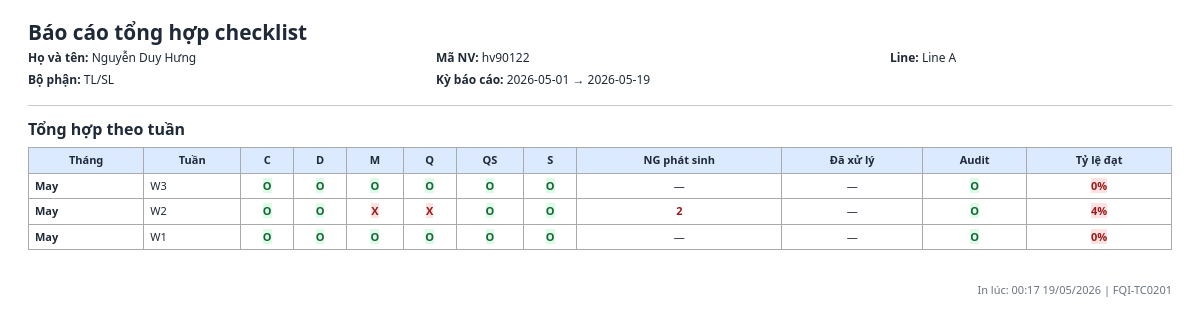
Page /profile/print (signed in) on the committed database.
### models.py (models this page shows, shortened)
class User(db.Model):
    __tablename__ = "users"
    __table_args__ = (
        CheckConstraint(
            "role IN ('admin', 'manager', 'leader', 'staff')",
            name="ck_users_role",
        ),
        CheckConstraint(
            "gender IS NULL OR gender IN ('male', 'female', 'other')",
            name="ck_users_gender",
        ),
    )
    id = db.Column(db.Integer, primary_key=True)
    username = db.Column(db.String(50), unique=True, nullable=False, index=True)
    password_hash = db.Column(db.String(255), nullable=False)
    full_name = db.Column(db.String(120), nullable=False)
    employee_code = db.Column(db.String(30), unique=True, nullable=False, index=True)
    outlook_email = db.Column(db.String(255), nullable=True)
    gender = db.Column(db.String(20), nullable=True)
    department = db.Column(db.String(120), nullable=False)
    line_name = db.Column(db.String(120), nullable=False)
    role = db.Column(db.String(20), nullable=False, default=ROLE_STAFF)
    manager_id = db.Column(db.Integer, db.ForeignKey("users.id"), nullable=True, index=True)
    leader_id = db.Column(db.Integer, db.ForeignKey("users.id"), nullable=True, index=True)
    is_active = db.Column(db.Boolean, nullable=False, default=True)
    created_at = db.Column(db.DateTime, nullable=False, default=datetime.utcnow)
    manager = db.relationship(
        "User",
        remote_side=[id],
        foreign_keys=[manager_id],
        backref="managed_users",
    )
    leader = db.relationship(
        "User",
        remote_side=[id],
        foreign_keys=[leader_id],
        backref="led_users",
    )
    daily_sheets = db.relationship("DailyCheckSheet", back_populates="user")
    daily_results = db.relationship("DailyCheckResult", back_populates="user")
    abnormal_reports = db.relationship("AbnormalReport", back_populates="user")
    owned_confirmations = db.relationship(
        "DailyConfirmation",
        foreign_keys="DailyConfirmation.user_id",
        back_populates="user",
    )
    signed_confirmations = db.relationship(
        "DailyConfirmation",
        foreign_keys="DailyConfirmation.confirmed_by",
        back_populates="signer",
    )
    user_lines = db.relationship(
        "UserLine",
        back_populates="user",
        cascade="all, delete-orphan",
    )
    notifications = db.relationship(
        "Notification",
        back_populates="user",
        cascade="all, delete-orphan",
    )

### routes/auth_routes.py (the view)
@auth_bp.route("/profile/print")
@login_required
def print_profile_report():
    from datetime import date, timedelta
    from models import (
        DailyCheckSheet, ChecklistItem,
        RESULT_OK, RESULT_NG, RESULT_ABNORMAL, db,
        AbnormalReport, ABNORMAL_STATUS_CANCELLED,
    )
    user = get_current_user()
    today = date.today()
    try:
        from datetime import datetime as _dt
        raw_start = request.args.get("date_from", "")
        date_from = _dt.strptime(raw_start, "%Y-%m-%d").date() if raw_start else today.replace(day=1)
    except ValueError:
        date_from = today.replace(day=1)
    try:
        from datetime import datetime as _dt
        raw_end = request.args.get("date_to", "")
        date_to = _dt.strptime(raw_end, "%Y-%m-%d").date() if raw_end else today
    except ValueError:
        date_to = today
    if date_from > date_to:
        date_from, date_to = date_to, date_from
    view = request.args.get("view", "report")
    all_category_types = (
        db.session.query(ChecklistItem.category_type)
        .filter(ChecklistItem.is_active.is_(True))
        .distinct()
        .order_by(ChecklistItem.category_type.asc())
        .all()
    )
    all_category_types = [row[0] for row in all_category_types if row[0]]
    sheets = (
        DailyCheckSheet.query.filter(
            DailyCheckSheet.user_id == user.id,
            DailyCheckSheet.check_date >= date_from,
            DailyCheckSheet.check_date <= date_to,
        )
        .order_by(DailyCheckSheet.check_date.desc())
        .all()
    )
    sheet_by_date = {s.check_date: s for s in sheets}
    report_rows = []
    curr = date_to
    while curr >= date_from:
        s = sheet_by_date.get(curr)
        row = {"date": curr, "sheet": s, "by_category": {}, "total_ok": 0, "total_ng": 0, "total_abn": 0, "total_empty": 0, "ng_count": 0, "fixed_count": 0, "rate": None}
        if s:
            total = len(s.results)
            ok = ng = abn = empty = 0
            cat_results = {}
            for r in s.results:
                cat = r.checklist_item.category_type if r.checklist_item else None
                if cat not in cat_results:
                    cat_results[cat] = []
                cat_results[cat].append(r.result)
                if r.result == RESULT_OK: ok += 1
                elif r.result == RESULT_NG: ng += 1
                elif r.result == RESULT_ABNORMAL: abn += 1
                else: empty += 1
            row.update({"total_ok": ok, "total_ng": ng, "total_abn": abn, "total_empty": empty})
            for cat, rl in cat_results.items():
                if any(r == RESULT_NG for r in rl): row["by_category"][cat] = "x"
                elif any(r == RESULT_ABNORMAL for r in rl): row["by_category"][cat] = "△"
                elif all(r == RESULT_OK for r in rl): row["by_category"][cat] = "o"
                else: row["by_category"][cat] = "-"
            ng_reports = [rpt for rpt in s.abnormal_reports if rpt.status != ABNORMAL_STATUS_CANCELLED]
            row["ng_count"] = len(ng_reports)
            row["fixed_count"] = sum(1 for rpt in ng_reports if rpt.status in {"fixed", "confirmed"})
            if total > 0:
                row["rate"] = round((ok / total) * 100)
        report_rows.append(row)
        curr -= timedelta(days=1)
    weekly_summary = {}
    MONTH_ABBR = {1:"Jan",2:"Feb",3:"Mar",4:"Apr",5:"May",6:"Jun",7:"Jul",8:"Aug",9:"Sep",10:"Oct",11:"Nov",12:"Dec"}
    for row in report_rows:
        if not row["sheet"]: continue
        week_start = row["date"] - timedelta(days=row["date"].weekday())
        week_key = week_start.isoformat()
        if week_key not in weekly_summary:
            week_num = (week_start.day - 1) // 7 + 1
            weekly_summary[week_key] = {
                "week_start": week_start,
                "week_label": f"W{week_num}",
                "month": week_start.month,
                "month_label": MONTH_ABBR.get(week_start.month, str(week_start.month)),
                "by_category": {},
                "ng_count": 0, "fixed_count": 0, "total_ok": 0, "total_all": 0,
            }
        wk = weekly_summary[week_key]
        wk["ng_count"] += row["ng_count"]
        wk["fixed_count"] += row["fixed_count"]
        wk["total_ok"] += row["total_ok"]
        wk["total_all"] += row["total_ok"] + row["total_ng"] + row["total_abn"] + row["total_empty"]
        for cat, val in row["by_category"].items():
            prev = wk["by_category"].get(cat, "o")
            if val == "x" or prev == "x": wk["by_category"][cat] = "x"
            elif val == "△" or prev == "△": wk["by_category"][cat] = "△"
            elif val == "o": wk["by_category"][cat] = "o"
            else: wk["by_category"][cat] = prev
    weekly_rows = sorted(weekly_summary.values(), key=lambda x: x["week_start"], reverse=True)
    for wk in weekly_rows:
        wk["rate"] = round((wk["total_ok"] / wk["total_all"]) * 100) if wk["total_all"] > 0 else None
    return render_template(
        "print_profile_report.html",
        user=user,
        date_from=date_from.isoformat(),
        date_to=date_to.isoformat(),
        view=view,
        report_rows=report_rows,
        weekly_rows=weekly_rows,
        all_category_types=all_category_types,
    )

### routes/auth_routes.py (called while the page is built)
def get_current_user() -> User | None:
    if hasattr(g, "current_user"):
        return g.current_user
    user_id = session.get("user_id")
    g.current_user = User.query.get(user_id) if user_id else None
    return g.current_user

def login_required(view):
    @wraps(view)
    def wrapped_view(*args, **kwargs):
        if not get_current_user():
            flash("Vui lòng đăng nhập để tiếp tục.", "warning")
            return redirect(url_for("auth.login"))
        return view(*args, **kwargs)
    return wrapped_view

@auth_bp.before_app_request
def load_logged_in_user() -> None:
    g.current_user = get_current_user()

### templates/print_profile_report.html (shortened to what this page needs)
<!doctype html>
<html lang="vi">
<head>
  <link rel="stylesheet" href="{{ url_for('static', filename='vendor/bootstrap/css/bootstrap.min.css') }}">
  <link rel="stylesheet" href="{{ url_for('static', filename='css/style.css') }}">
</head>
<body>
<div class="container-fluid" style="padding: 20px 28px;">
  <div class="print-header">
    <h1>Báo cáo tổng hợp checklist</h1>
    <div class="print-meta">
      <span><strong>Họ và tên:</strong> {{ user.full_name }}</span>
      <span><strong>Mã NV:</strong> {{ user.employee_code }}</span>
      <span><strong>Line:</strong> {{ user.line_name }}</span>
      <span><strong>Bộ phận:</strong> {{ user.department }}</span>
      <span><strong>Kỳ báo cáo:</strong> {{ date_from }} → {{ date_to }}</span>
    </div>
  </div>
  <hr style="margin: 10px 0 14px;">
  {% if view == 'daily' %}
  <h2 style="font-size:1rem;font-weight:700;margin-bottom:8px;">Chi tiết theo ngày</h2>
  <table class="rpt-table">
    <thead>
      <tr>
        <th class="col-sticky">Ngày</th>
        <th>Trạng thái</th>
        {% for cat in all_category_types %}
        <th>{{ cat }}</th>
        {% endfor %}
        <th>NG phát sinh</th>
        <th>Đã xử lý</th>
        <th>Tỷ lệ đạt</th>
      </tr>
    </thead>
    <tbody>
      {% for row in report_rows %}
      <tr class="{% if not row.sheet %}row-no-data{% endif %}">
        <td class="col-sticky fw-semibold">{{ row.date.strftime('%d/%m/%Y') }}</td>
        <td>
          {% if row.sheet %}{{ row.sheet.status }}
          {% else %}<span style="color:#9ca3af;">—</span>{% endif %}
        </td>
        {% for cat in all_category_types %}
        <td style="text-align:center;">
          {% if row.sheet %}
            {% set val = row.by_category[cat] if cat in row.by_category else '—' %}
            {% if val == 'o' %}<span class="chip-o">O</span>
            {% elif val == 'x' %}<span class="chip-x">X</span>
            {% elif val == '△' %}<span class="chip-tri">△</span>
            {% else %}—{% endif %}
          {% else %}—{% endif %}
        </td>
        {% endfor %}
        <td style="text-align:center;">
          {% if row.sheet and row.ng_count %}<span style="color:#991b1b;font-weight:700;">{{ row.ng_count }}</span>{% else %}—{% endif %}
        </td>
        <td style="text-align:center;">
          {% if row.sheet and row.fixed_count %}<span style="color:#166534;font-weight:700;">{{ row.fixed_count }}</span>{% else %}—{% endif %}
        </td>
        <td style="text-align:center;">
          {% if row.rate is not none %}
            <span class="{% if row.rate >= 95 %}rate-good{% elif row.rate >= 80 %}rate-warn{% else %}rate-bad{% endif %}">{{ row.rate }}%</span>
          {% else %}—{% endif %}
        </td>
      </tr>
      {% else %}
      <tr><td colspan="{{ all_category_types|length + 5 }}" style="text-align:center;color:#9ca3af;padding:12px;">Không có dữ liệu.</td></tr>
      {% endfor %}
    </tbody>
  </table>
  {% else %}
  <h2 style="font-size:1rem;font-weight:700;margin-bottom:8px;">Tổng hợp theo tuần</h2>
  <table class="rpt-table">
    <thead>
      <tr>
        <th class="col-sticky">Tháng</th>
        <th class="col-sticky">Tuần</th>
        {% for cat in all_category_types %}
        <th>{{ cat }}</th>
        {% endfor %}
        <th>NG phát sinh</th>
        <th>Đã xử lý</th>
        <th>Audit</th>
        <th>Tỷ lệ đạt</th>
      </tr>
    </thead>
    <tbody>
      {% if weekly_rows %}
        {% for wk in weekly_rows %}
        <tr>
          <td class="col-sticky fw-semibold">{{ wk.month_label }}</td>
          <td class="col-sticky">{{ wk.week_label }}</td>
          {% for cat in all_category_types %}
          <td style="text-align:center;">
            {% set val = wk.by_category[cat] if cat in wk.by_category else '—' %}
            {% if val == 'o' %}<span class="chip-o">O</span>
            {% elif val == 'x' %}<span class="chip-x">X</span>
            {% elif val == '△' %}<span class="chip-tri">△</span>
            {% else %}—{% endif %}
          </td>
          {% endfor %}
          <td style="text-align:center;">
            {% if wk.ng_count %}<span style="color:#991b1b;font-weight:700;">{{ wk.ng_count }}</span>{% else %}—{% endif %}
          </td>
          <td style="text-align:center;">
            {% if wk.fixed_count %}<span style="color:#166534;font-weight:700;">{{ wk.fixed_count }}</span>{% else %}—{% endif %}
          </td>
          <td style="text-align:center;">
            {% if wk.by_category | length > 0 %}<span class="chip-o">O</span>{% else %}—{% endif %}
          </td>
          <td style="text-align:center;">
            {% if wk.rate is not none %}
              <span class="{% if wk.rate >= 95 %}rate-good{% elif wk.rate >= 80 %}rate-warn{% else %}rate-bad{% endif %}">{{ wk.rate }}%</span>
            {% else %}—{% endif %}
          </td>
        </tr>
        {% endfor %}
      {% else %}
        <tr><td colspan="{{ all_category_types|length + 6 }}" style="text-align:center;color:#9ca3af;padding:12px;">Không có dữ liệu.</td></tr>
      {% endif %}
    </tbody>
  </table>
  {% endif %}
  <div style="margin-top:32px;font-size:11px;color:#6b7280;text-align:right;">
    In lúc: {{ now().strftime('%H:%M %d/%m/%Y') if now is defined else '' }} | FQI-TC0201
  </div>
</div>
</body>
</html>

### static/css/style.css (style rules this page uses)
body { background: #f4f6f9; color: #1f2937; font-family: "Segoe UI", Tahoma, Geneva, Verdana, sans-serif; }
.chip-o { background: #dcfce7; color: #166534; }
.chip-x { background: #fee2e2; color: #991b1b; }
.rate-bad { background: #fee2e2; color: #991b1b; }

### templates/print_profile_report.html (style rules this page uses)
body { background: #fff; font-size: 12px; }
.print-header { margin-bottom: 16px; }
.print-header h1 { font-size: 1.3rem; font-weight: 700; margin-bottom: 4px; }
.print-meta { display: grid; grid-template-columns: repeat(3, auto); gap: 4px 24px; font-size: 12px; }
.rpt-table { width: 100%; border-collapse: collapse; font-size: 11px; }
.rpt-table th, .rpt-table td { border: 1px solid #aaa; padding: 4px 6px; vertical-align: middle; }
.rpt-table thead th { background: #dbeafe; font-weight: 700; text-align: center; }
.rpt-table .col-sticky { white-space: nowrap; }
.chip-o { color: #166534; font-weight: 700; }
.chip-x { color: #991b1b; font-weight: 700; }
.rate-bad { color: #991b1b; font-weight: 700; }

### rows in the picture
User: full_name "Nguyễn Duy Hưng", employee_code "hv90122", line_name "Line A", department "TL/SL"

### other values in the picture
{{ date_from }} "2026-05-01"
{{ date_to }} "2026-05-19"
{{ cat }} "C" "D" "M" "Q" "QS" "S"
{{ wk.month_label }} "May" "May" "May"
{{ wk.week_label }} "W3" "W2" "W1"
{{ wk.rate }} "0" "4" "0"
{{ wk.ng_count }} "2"
